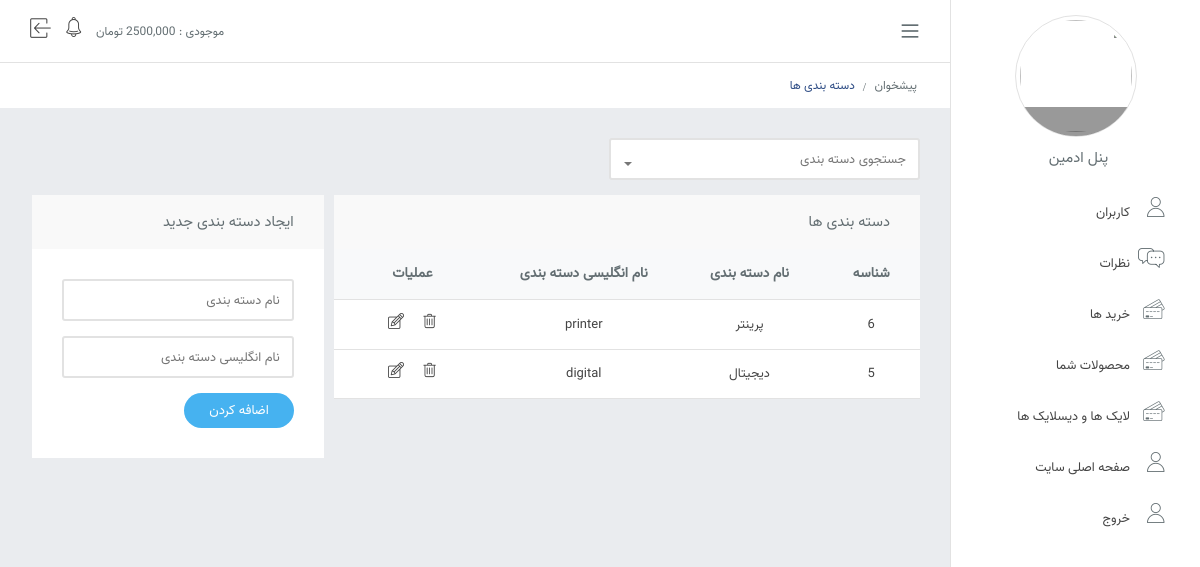
The app's page /views/categories.php with its own data.
### tables this page shows
CREATE TABLE IF NOT EXISTS `category` (
  `id` int NOT NULL AUTO_INCREMENT,
  `title` varchar(200) NOT NULL,
  `title_english` varchar(200) NOT NULL,
  PRIMARY KEY (`id`)
);

### views/categories.php (the view, shortened to what this page needs)
<!DOCTYPE html>
<html lang="en">
<head>
<title>دسته بندی ها</title>    <link rel="stylesheet" href="../css/style.css">
    <link rel="stylesheet" href="../css/responsive_991.css" media="(max-width:991px)">
    <link rel="stylesheet" href="../css/responsive_768.css" media="(max-width:768px)">
    <link rel="stylesheet" href="../css/font.css">
</head>
<body>
<div class="sidebar__nav border-top border-left  ">
    <div class="profile__info border cursor-pointer text-center">
        <div class="avatar__img"><img src="img/pro.jpg" class="avatar___img">
            <div class="box__camera default__avatar"></div>
        </div>
        <span class="profile__name">پنل ادمین</span>
    </div>
    <ul>
<li class="item-li i-users"><a href="users.php"> کاربران</a></li>
        <li class="item-li i-comments"><a href="comments.php"> نظرات</a></li>
        <li class="item-li i-my__purchases"><a href="mypurchases.html">خرید ها</a></li>
        <li class="item-li i-my__purchases"><a href="panel.php">محصولات شما</a></li>
        <li class="item-li i-my__purchases"><a href="users_likes.php">لایک ها و دیسلایک ها</a></li>
        <li class="item-li i-users"><a href="index.php">صفحه اصلی سایت</a></li>
        <li class="item-li i-users"><a href="loguot.php">خروج</a></li>
    </ul>
</div>
<div class="content">
    <div class="header d-flex item-center bg-white width-100 border-bottom padding-12-30">
        <div class="header__right d-flex flex-grow-1 item-center">
            <span class="bars"></span>
            <a class="header__logo" href="https://netcopy.ir"></a>
        </div>
        <div class="header__left d-flex flex-end item-center margin-top-2">
            <span class="account-balance font-size-12">موجودی : 2500,000 تومان</span>
            <div class="notification margin-15">
                <a class="notification__icon"></a>
            </div>
            <a href="" class="logout" title="خروج"></a>
        </div>
    </div>
    <div class="breadcrumb">
        <ul>
            <li><a href="index.html">پیشخوان</a></li>
            <li><a href="categories.html.html" class="is-active">دسته بندی ها</a></li>
        </ul>
    </div>
    <div class="main-content padding-0 categories">
                <div class="t-header-search">
                <form action="search_category.php" method="get">
                    <div class="t-header-searchbox font-size-13">
                        <input type="text" class="text search-input__box font-size-13" placeholder="جستجوی دسته بندی">
                    </div>
                </form>
            </div>
        <div class="row no-gutters  ">
            <div class="col-8 margin-left-10 margin-bottom-15 border-radius-3">
                <p class="box__title">دسته بندی ها</p>
                <div class="table__box">
                    <?php
                    include("../partial/db.php");
                    $query = $conn->prepare("SELECT * FROM `category`");
                    $query->execute();
                    $items = $query->get_result()->fetch_all();
                    ?>
                    <table class="table">
                        <thead role="rowgroup">
                        <tr role="row" class="title-row">
                            <th>شناسه</th>
                            <th>نام دسته بندی</th>
                            <th>نام انگلیسی دسته بندی</th>
                            <th>عملیات</th>
                        </tr>
                        </thead>
                        <tbody>
                            <?php foreach($items as $item){ ?>
                        <tr role="row" class="">
                            <td><a href=""><?= htmlspecialchars($item[0]) ?></a></td>
                            <td><a href=""><?= htmlspecialchars($item[1]) ?></a></td>
                            <td><?= $item[2] ?></td>
                            <td>
                                <a href="../controller/category_controller.php?id=<?= htmlspecialchars($item[0]) ?>&form-name=deny_category" class="item-delete mlg-15" title="حذف"></a>
                                <a href="edit-category.php?id=<?= htmlspecialchars($item[0]) ?>" class="item-edit " title="ویرایش"></a>
                            </td>
                            <tr>
                                <?php }?>
                        </tbody>
                    </table>
                </div>
            </div>
            <div class="col-4 bg-white">
                  <p class="box__title">ایجاد دسته بندی جدید</p>
                  <form action="../controller/product_controller.php" method="post" class="padding-30">
                      <input type="text" placeholder="نام دسته بندی" class="text" name="title" id="title" required>
                      <input type="text" placeholder="نام انگلیسی دسته بندی" class="text" name="title_english" id="title_english" required>
                      <button class="btn btn-netcopy_net" type="submit">اضافه کردن</button>
                  </form>
            </div>
        </div>
    </div>
</div>
</body>
</html>

### css/responsive_991.css (style rules this page uses)
.sidebar__nav { right: -250px; }
.content { margin-right: 0 !important; }
.bars { display: block !important; }
.col-4 { -webkit-box-flex: 0; -ms-flex: 0 0 calc(100%); flex: 0 0 calc(100%); max-width: calc(100%); }
.col-8 { -webkit-box-flex: 0; -ms-flex: 0 0 calc(100%); flex: 0 0 calc(100%); max-width: calc(100%); }

### css/responsive_768.css (style rules this page uses)
.content .header__logo { display: none; }
.t-header-search { width: 100%; }

### records on screen
category: id "6", title "پرینتر", title_english "printer"
category: id "5", title "دیجیتال", title_english "digital"
